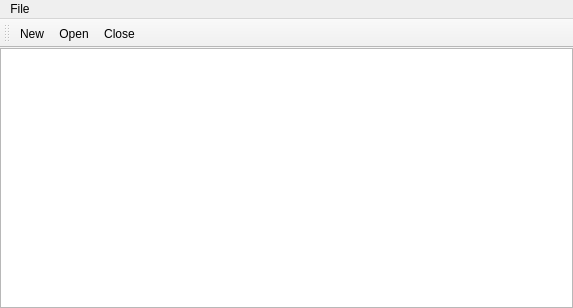
<?xml version="1.0" encoding="UTF-8"?>
<ui version="4.0">
 <class>MainWindow</class>
 <widget class="QMainWindow" name="MainWindow">
  <property name="geometry">
   <rect>
    <x>0</x>
    <y>0</y>
    <width>573</width>
    <height>308</height>
   </rect>
  </property>
  <property name="windowTitle">
   <string>MainWindow</string>
  </property>
  <widget class="QWidget" name="centralwidget">
   <layout class="QGridLayout" name="gridLayout">
    <property name="leftMargin">
     <number>0</number>
    </property>
    <property name="topMargin">
     <number>0</number>
    </property>
    <property name="rightMargin">
     <number>0</number>
    </property>
    <property name="bottomMargin">
     <number>0</number>
    </property>
    <item row="0" column="0">
     <widget class="QTextEdit" name="textField">
      <property name="sizePolicy">
       <sizepolicy hsizetype="Expanding" vsizetype="Expanding">
        <horstretch>0</horstretch>
        <verstretch>0</verstretch>
       </sizepolicy>
      </property>
     </widget>
    </item>
   </layout>
  </widget>
  <widget class="QMenuBar" name="menubar">
   <property name="geometry">
    <rect>
     <x>0</x>
     <y>0</y>
     <width>573</width>
     <height>21</height>
    </rect>
   </property>
   <widget class="QMenu" name="menuFile">
    <property name="title">
     <string>File</string>
    </property>
    <addaction name="actionNew"/>
    <addaction name="actionOpen"/>
    <addaction name="actionClose"/>
   </widget>
   <addaction name="menuFile"/>
  </widget>
  <widget class="QToolBar" name="toolBar">
   <property name="windowTitle">
    <string>toolBar</string>
   </property>
   <attribute name="toolBarArea">
    <enum>TopToolBarArea</enum>
   </attribute>
   <attribute name="toolBarBreak">
    <bool>false</bool>
   </attribute>
   <addaction name="actionNew"/>
   <addaction name="actionOpen"/>
   <addaction name="actionClose"/>
  </widget>
  <action name="actionNew">
   <property name="icon">
    <iconset resource="resources.qrc">
     <normaloff>:/resources/icons/add-file.png</normaloff>:/resources/icons/add-file.png</iconset>
   </property>
   <property name="text">
    <string>New</string>
   </property>
   <property name="shortcut">
    <string>Ctrl+N</string>
   </property>
  </action>
  <action name="actionOpen">
   <property name="icon">
    <iconset resource="resources.qrc">
     <normaloff>:/resources/icons/open-folder.png</normaloff>:/resources/icons/open-folder.png</iconset>
   </property>
   <property name="text">
    <string>Open</string>
   </property>
   <property name="shortcut">
    <string>Ctrl+O</string>
   </property>
  </action>
  <action name="actionClose">
   <property name="icon">
    <iconset resource="resources.qrc">
     <normaloff>:/resources/icons/close-file.png</normaloff>:/resources/icons/close-file.png</iconset>
   </property>
   <property name="text">
    <string>Close</string>
   </property>
   <property name="shortcut">
    <string>Ctrl+W</string>
   </property>
  </action>
 </widget>
 <resources>
  <include location="resources.qrc"/>
 </resources>
 <connections/>
</ui>
